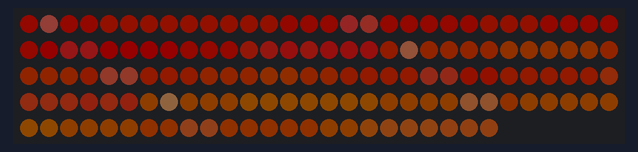
Bench run of a sketch on a simulated Arduino Uno, built with avr-gcc and run on an emulated ATmega328P. On the bench: 144 RGB LEDs in strip order, left to right, continuing on the next row. Dim RGB values are drawn brighter than linear; random numbers use the default seed unless the sketch sets one.

Above: at 0.18 s.
At 3.95 s:
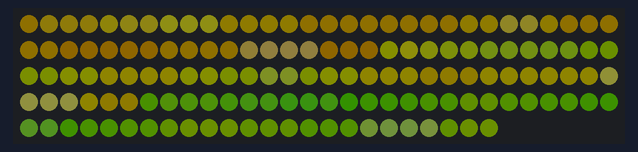
At 7.73 s:
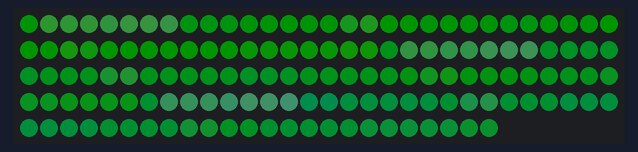
At 15.59 s:
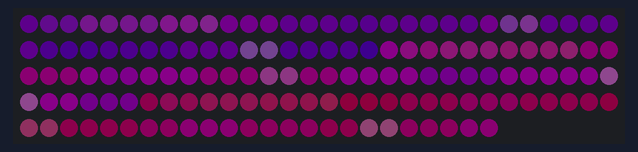
At 25.96 s:
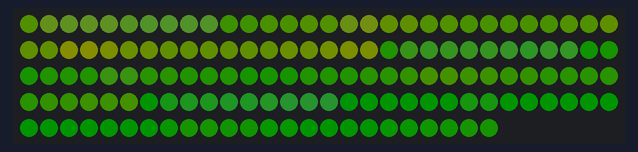
At 37.6 s:
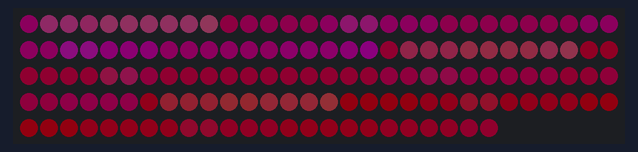

The sketch:

ericsson_neo.ino
```cpp
#include "FastLED.h"

#define NUM_LEDS 9*16
#define DATA_PIN 6
#define BRIGHTNESS 20
#define NUM_ROWS 36
#define MAX_PER_ROW 5
#define NUM_IN_KORVS 54
#define NUM_SPARKLES 10

CRGB leds[NUM_LEDS];
CHSV pixelColors[NUM_LEDS];
int korv[NUM_IN_KORVS] = {
  -1, -1, -1, -1, -1, -1, -1, -1,
  17, 16,
  -1, -1, -1, -1, -1, -1, -1, -1,
  32, 33, 47, 46, 45, 44, 43, 42, 41,
  -1, -1, -1, -1, -1, -1, -1, -1,
  25, 24,
  -1, -1, -1, -1, -1, -1, -1, -1,
  9,  8,  7,  6,  5,  4,  3,  2,  1
};
const int mx[NUM_ROWS][MAX_PER_ROW] = {
  {47,  32,  33,  -1,  -1},
  {46,  34,  -1,  -1,  -1},
  {45,  35,  -1,  -1,  -1},
  {44,  36,  -1,  -1,  -1},
  {31,  16,  17,  43,  37},
  {30,  18,  42,  38,  -1},
  {29,  19,  41,  40,  39},
  {15,  0,   1,   28,  20},
  {14,  2,   27,  21,  -1},
  {13,  3,   26,  22,  -1},
  {12,  4,   25,  24,  23},
  {11,  5,   95,  80,  81},
  {10,  6,   94,  82,  -1},
  {9,   8,   7,   93,  83},
  {92,  84,  -1,  -1,  -1},
  {79,  64,  65,  91,  85},
  {78,  66,  90,  86,  -1},
  {77,  67,  89,  88,  87},
  {63,  48,  49,  76,  68},
  {62,  50,  75,  69,  -1},
  {61,  51,  74,  70,  -1},
  {60,  52,  73,  72,  71},
  {59,  53,  143, 128, 129},
  {58,  54,  142, 130, -1},
  {57,  56,  55,  141, 131},
  {140, 132, -1,  -1,  -1},
  {127, 112, 113, 139, 133},
  {126, 114, 138, 134, -1},
  {125, 115, 137, 136, 135},
  {111, 96,  97,  124, 116},
  {110, 98,  123, 117, -1},
  {109, 99,  122, 118, -1},
  {108, 100, 121, 120, 119},
  {107, 101, -1,  -1,  -1},
  {106, 102, -1,  -1,  -1},
  {105, 104, 103, -1,  -1},
};
int current = 0;
int c = 0;

struct sparkle {
  int pos;
  int state;
  int offset;
};

const struct sparkle NEW_SPARKLE = {0, -1};
sparkle sparkles[NUM_SPARKLES];

void spark() {
  int ms = millis();
  for (int i = 0; i < NUM_SPARKLES; i++) {
    sparkle s = sparkles[i];
    if (s.state < 0) {
      s.pos = random(0, NUM_IN_KORVS);
      s.state = 255000;
    }

    /* s.state--; */
    if (korv[s.pos] > -1) {
      for (int j = 0; j < 3; j++) {
        pixelColors[korv[s.pos] + j * 3 * 16].saturation = cubicwave8((ms + s.offset) % 255);
      }
    }
  }
}

void particle() {
  unsigned long ts = millis();
  int second = (ts / 1000) % 60;
  c = (ts / 25) % 255;
  current = (current + 1) % NUM_IN_KORVS;
  for (int y = 0; y < 3; y++) {
    for (int i = 0; i < NUM_IN_KORVS; i++) {
      if (korv[i] != -1 ) {
        pixelColors[korv[i] + y * 3 * 16].saturation = (((i + current) % NUM_IN_KORVS) / (float)NUM_IN_KORVS) * 155 + 100;
      }
    }
  }
}

void setup() {
  for (int i = 0; i < NUM_SPARKLES; i++) {
    sparkles[i] = NEW_SPARKLE;
    sparkles[i].offset = random(0, 256);
  }
  FastLED.addLeds<WS2811, DATA_PIN, GRB>(leds, NUM_LEDS);
  FastLED.setBrightness(BRIGHTNESS);
  fill_solid(pixelColors, NUM_LEDS, CHSV(255, 255, 255));
  FastLED.show();
}

void loop() {
  unsigned long ms = millis() / 20;
  for (int i = 0; i < NUM_ROWS; i++) {
    for (int j = 0; j < MAX_PER_ROW; j++) {
      if (mx[i][j] != -1) {
        pixelColors[mx[i][j]].hue = (i + ms / 4) % 255;
        pixelColors[mx[i][j]].saturation = 255;
      }
    }
  }

  //spark();
  particle();
  hsv2rgb_rainbow(pixelColors, leds, NUM_LEDS);
  FastLED.show();
  FastLED.delay(5);
}
```
